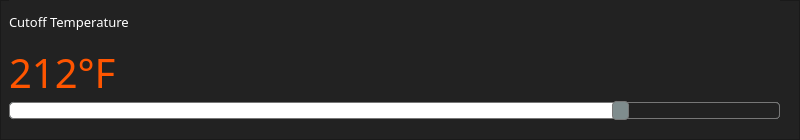
      <widget class="QFrame" name="frame">
       <property name="font">
        <font/>
       </property>
       <property name="styleSheet">
        <string notr="true">QFrame {
    background: #222222
}</string>
       </property>
       <property name="frameShape">
        <enum>QFrame::StyledPanel</enum>
       </property>
       <property name="frameShadow">
        <enum>QFrame::Raised</enum>
       </property>
       <widget class="QWidget" name="verticalLayoutWidget_2">
        <property name="geometry">
         <rect>
          <x>-1</x>
          <y>-1</y>
          <width>791</width>
          <height>131</height>
         </rect>
        </property>
        <layout class="QVBoxLayout" name="verticalLayout_2">
         <property name="spacing">
          <number>0</number>
         </property>
         <property name="leftMargin">
          <number>10</number>
         </property>
         <property name="rightMargin">
          <number>10</number>
         </property>
         <property name="bottomMargin">
          <number>10</number>
         </property>
         <item>
          <widget class="QLabel" name="label">
           <property name="palette">
            <palette>
             <active>
              <colorrole role="WindowText">
               <brush brushstyle="SolidPattern">
                <color alpha="255">
                 <red>255</red>
                 <green>255</green>
                 <blue>255</blue>
                </color>
               </brush>
              </colorrole>
              <colorrole role="Button">
               <brush brushstyle="SolidPattern">
                <color alpha="255">
                 <red>34</red>
                 <green>34</green>
                 <blue>34</blue>
                </color>
               </brush>
              </colorrole>
              <colorrole role="Text">
               <brush brushstyle="SolidPattern">
                <color alpha="255">
                 <red>255</red>
                 <green>255</green>
                 <blue>255</blue>
                </color>
               </brush>
              </colorrole>
              <colorrole role="Base">
               <brush brushstyle="SolidPattern">
                <color alpha="255">
                 <red>34</red>
                 <green>34</green>
                 <blue>34</blue>
                </color>
               </brush>
              </colorrole>
              <colorrole role="Window">
               <brush brushstyle="SolidPattern">
                <color alpha="255">
                 <red>34</red>
                 <green>34</green>
                 <blue>34</blue>
                </color>
               </brush>
              </colorrole>
             </active>
             <inactive>
              <colorrole role="WindowText">
               <brush brushstyle="SolidPattern">
                <color alpha="255">
                 <red>255</red>
                 <green>255</green>
                 <blue>255</blue>
                </color>
               </brush>
              </colorrole>
              <colorrole role="Button">
               <brush brushstyle="SolidPattern">
                <color alpha="255">
                 <red>34</red>
                 <green>34</green>
                 <blue>34</blue>
                </color>
               </brush>
              </colorrole>
              <colorrole role="Text">
               <brush brushstyle="SolidPattern">
                <color alpha="255">
                 <red>255</red>
                 <green>255</green>
                 <blue>255</blue>
                </color>
               </brush>
              </colorrole>
              <colorrole role="Base">
               <brush brushstyle="SolidPattern">
                <color alpha="255">
                 <red>34</red>
                 <green>34</green>
                 <blue>34</blue>
                </color>
               </brush>
              </colorrole>
              <colorrole role="Window">
               <brush brushstyle="SolidPattern">
                <color alpha="255">
                 <red>34</red>
                 <green>34</green>
                 <blue>34</blue>
                </color>
               </brush>
              </colorrole>
             </inactive>
             <disabled>
              <colorrole role="WindowText">
               <brush brushstyle="SolidPattern">
                <color alpha="255">
                 <red>120</red>
                 <green>120</green>
                 <blue>120</blue>
                </color>
               </brush>
              </colorrole>
              <colorrole role="Button">
               <brush brushstyle="SolidPattern">
                <color alpha="255">
                 <red>34</red>
                 <green>34</green>
                 <blue>34</blue>
                </color>
               </brush>
              </colorrole>
              <colorrole role="Text">
               <brush brushstyle="SolidPattern">
                <color alpha="255">
                 <red>120</red>
                 <green>120</green>
                 <blue>120</blue>
                </color>
               </brush>
              </colorrole>
              <colorrole role="Base">
               <brush brushstyle="SolidPattern">
                <color alpha="255">
                 <red>34</red>
                 <green>34</green>
                 <blue>34</blue>
                </color>
               </brush>
              </colorrole>
              <colorrole role="Window">
               <brush brushstyle="SolidPattern">
                <color alpha="255">
                 <red>34</red>
                 <green>34</green>
                 <blue>34</blue>
                </color>
               </brush>
              </colorrole>
             </disabled>
            </palette>
           </property>
           <property name="font">
            <font>
             <family>Quicksand</family>
             <pointsize>10</pointsize>
            </font>
           </property>
           <property name="text">
            <string>Cutoff Temperature</string>
           </property>
          </widget>
         </item>
         <item>
          <widget class="QLabel" name="label_2">
           <property name="enabled">
            <bool>true</bool>
           </property>
           <property name="palette">
            <palette>
             <active>
              <colorrole role="WindowText">
               <brush brushstyle="SolidPattern">
                <color alpha="255">
                 <red>255</red>
                 <green>85</green>
                 <blue>0</blue>
                </color>
               </brush>
              </colorrole>
              <colorrole role="Button">
               <brush brushstyle="SolidPattern">
                <color alpha="255">
                 <red>34</red>
                 <green>34</green>
                 <blue>34</blue>
                </color>
               </brush>
              </colorrole>
              <colorrole role="Text">
               <brush brushstyle="SolidPattern">
                <color alpha="255">
                 <red>255</red>
                 <green>85</green>
                 <blue>0</blue>
                </color>
               </brush>
              </colorrole>
              <colorrole role="Base">
               <brush brushstyle="SolidPattern">
                <color alpha="255">
                 <red>34</red>
                 <green>34</green>
                 <blue>34</blue>
                </color>
               </brush>
              </colorrole>
              <colorrole role="Window">
               <brush brushstyle="SolidPattern">
                <color alpha="255">
                 <red>34</red>
                 <green>34</green>
                 <blue>34</blue>
                </color>
               </brush>
              </colorrole>
             </active>
             <inactive>
              <colorrole role="WindowText">
               <brush brushstyle="SolidPattern">
                <color alpha="255">
                 <red>255</red>
                 <green>85</green>
                 <blue>0</blue>
                </color>
               </brush>
              </colorrole>
              <colorrole role="Button">
               <brush brushstyle="SolidPattern">
                <color alpha="255">
                 <red>34</red>
                 <green>34</green>
                 <blue>34</blue>
                </color>
               </brush>
              </colorrole>
              <colorrole role="Text">
               <brush brushstyle="SolidPattern">
                <color alpha="255">
                 <red>255</red>
                 <green>85</green>
                 <blue>0</blue>
                </color>
               </brush>
              </colorrole>
              <colorrole role="Base">
               <brush brushstyle="SolidPattern">
                <color alpha="255">
                 <red>34</red>
                 <green>34</green>
                 <blue>34</blue>
                </color>
               </brush>
              </colorrole>
              <colorrole role="Window">
               <brush brushstyle="SolidPattern">
                <color alpha="255">
                 <red>34</red>
                 <green>34</green>
                 <blue>34</blue>
                </color>
               </brush>
              </colorrole>
             </inactive>
             <disabled>
              <colorrole role="WindowText">
               <brush brushstyle="SolidPattern">
                <color alpha="255">
                 <red>120</red>
                 <green>120</green>
                 <blue>120</blue>
                </color>
               </brush>
              </colorrole>
              <colorrole role="Button">
               <brush brushstyle="SolidPattern">
                <color alpha="255">
                 <red>34</red>
                 <green>34</green>
                 <blue>34</blue>
                </color>
               </brush>
              </colorrole>
              <colorrole role="Text">
               <brush brushstyle="SolidPattern">
                <color alpha="255">
                 <red>120</red>
                 <green>120</green>
                 <blue>120</blue>
                </color>
               </brush>
              </colorrole>
              <colorrole role="Base">
               <brush brushstyle="SolidPattern">
                <color alpha="255">
                 <red>34</red>
                 <green>34</green>
                 <blue>34</blue>
                </color>
               </brush>
              </colorrole>
              <colorrole role="Window">
               <brush brushstyle="SolidPattern">
                <color alpha="255">
                 <red>34</red>
                 <green>34</green>
                 <blue>34</blue>
                </color>
               </brush>
              </colorrole>
             </disabled>
            </palette>
           </property>
           <property name="font">
            <font>
             <family>Quicksand</family>
             <pointsize>30</pointsize>
            </font>
           </property>
           <property name="text">
            <string>212°F</string>
           </property>
           <property name="alignment">
            <set>Qt::AlignLeading|Qt::AlignLeft|Qt::AlignVCenter</set>
           </property>
           <property name="indent">
            <number>0</number>
           </property>
          </widget>
         </item>
         <item>
          <widget class="QSlider" name="horizontalSlider_2">
           <property name="styleSheet">
            <string notr="true">QSlider::groove:horizontal {
	border: 1px solid #7F8C8D;
	background: white;
	height: 15px;
	border-radius: 4px;
}

QSlider::sub-page:horizontal {
background: qlineargradient(x1: 0, y1: 0,    x2: 0, y2: 1,
    stop:0 #FBE9E7, stop:1 #EC8B74);
background: qlineargradient(x1: 0, y1: 0.2,    x2: 1, y2: 1,
    stop:0 #EC8B74, stop:1 #DD2C00);
border: 1px solid #777;
height: 15px;
border-radius: 4px;
}

QSlider::add-page:horizontal {
background:#222222;
border: 1px solid #777;
height: 15px;
border-radius: 4px;
}

QSlider::handle:horizontal {
background:#7F8C8D;
border: 1px solid #777;
width: 15px;
margin-top: -2px;
margin-bottom: -2px;
border-radius: 4px;
}

QSlider::handle:horizontal:hover {
background: qlineargradient(x1:0, y1:0, x2:1, y2:1,
    stop:0 #FBE9E7, stop:1 #DD2C00);
border: 1px solid #444;
border-radius: 4px;
}


</string>
           </property>
           <property name="maximum">
            <number>100</number>
           </property>
           <property name="singleStep">
            <number>5</number>
           </property>
           <property name="pageStep">
            <number>10</number>
           </property>
           <property name="value">
            <number>80</number>
           </property>
           <property name="orientation">
            <enum>Qt::Horizontal</enum>
           </property>
           <property name="invertedControls">
            <bool>true</bool>
           </property>
           <property name="tickPosition">
            <enum>QSlider::TicksAbove</enum>
           </property>
           <property name="tickInterval">
            <number>5</number>
           </property>
          </widget>
         </item>
        </layout>
       </widget>
      </widget>
